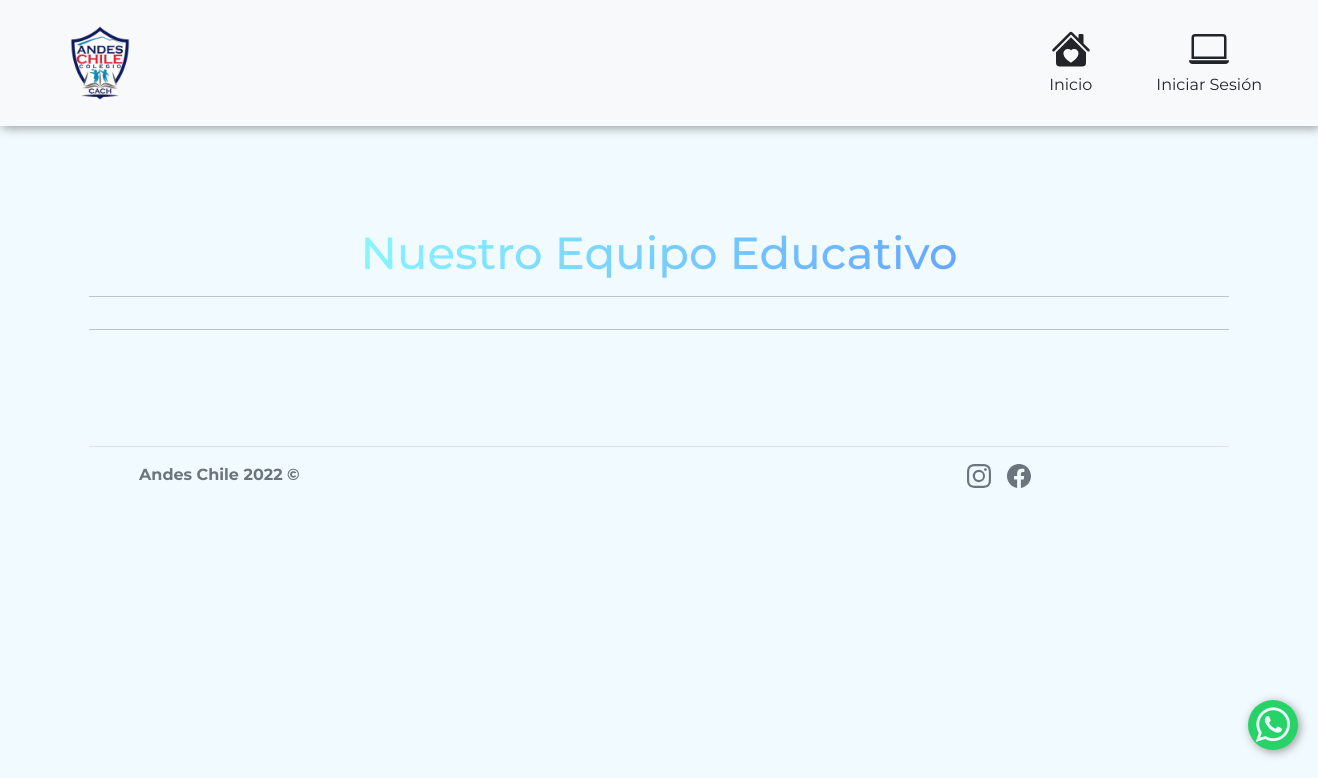
The page /equipo/ on the database as committed earlier.
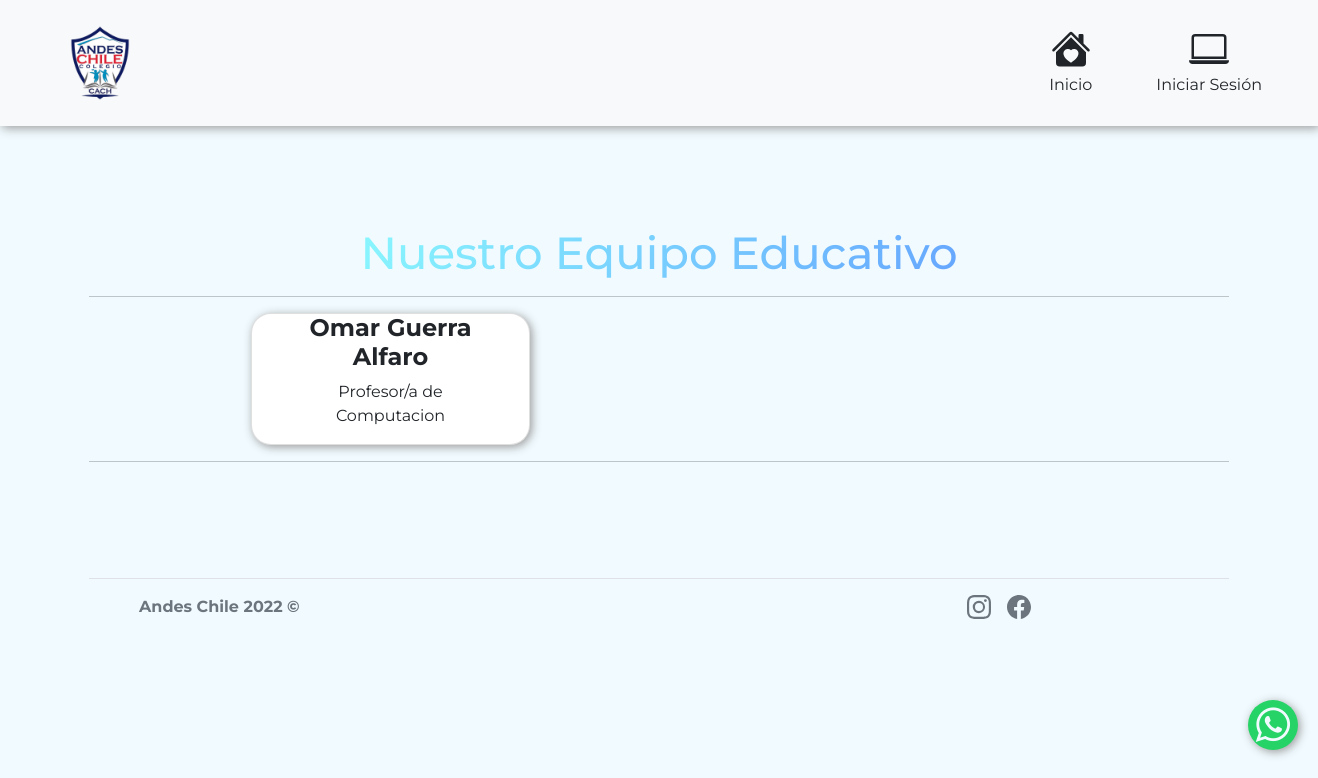
The same page on the database as committed later.
### equipo/models.py (models this page shows, shortened)
class Docente(models.Model):
    rut = models.CharField(max_length=15,primary_key=True, verbose_name='Rut')
    nombre = models.CharField(max_length=20, verbose_name='Nombre')
    apellidoPat = models.CharField(max_length=20,null=True, verbose_name='Apelido Paterno')
    apellidoMat = models.CharField(max_length=20,null=True, verbose_name='Apelido Materno')
    correo = models.CharField(max_length=30,null=True, verbose_name='Correo')
    imagen= models.ImageField(upload_to="equipo/static/equipo/Docentes",null=True, blank=True, height_field=None, width_field=None, max_length=None, verbose_name='Imagen')
    asignatura = models.ForeignKey(Asignatura, on_delete=models.CASCADE)

class Asignatura(models.Model):
    codAsignatura = models.IntegerField(primary_key=True,verbose_name='Id')
    nombreAsignatura = models.CharField(max_length=50,verbose_name='Categoría')
    def __str__(self):
        return self.nombreAsignatura

### equipo/views.py (the view)
# urls.py: path('equipo/', include('equipo.urls')),
def equipo(request):
    listaDocentes= Docente.objects.all()
    datos = {
        'docentes': listaDocentes
    }
    return render(request, 'equipo/equipo.html',datos)

### equipo/templates/equipo/equipo.html (shortened to what the changed rows need)
<!DOCTYPE html>
<html lang="es">
{% load socialaccount %}
<head>
    {% load static %}
    <link rel="stylesheet" href="https://cdn.jsdelivr.net/npm/bootstrap-icons@1.7.2/font/bootstrap-icons.css">
    <link rel="stylesheet" href="https://stackpath.bootstrapcdn.com/font-awesome/4.7.0/css/font-awesome.min.css">
    <link href="{% static 'equipo/css/bootstrap.min.css'%}" rel="stylesheet">
    <link rel="stylesheet" href="{% static 'equipo/css/style.css'%}">
    <link rel="stylesheet" href="{% static 'equipo/css/styleAPI.css'%}">
</head>
<body>
    <section id="Comunidad" class="container section-padding">
        <h2 class="text-center"><span class="h2Comunidad">Nuestro Equipo Educativo</span></h2>
        <div class="container-fluid align-items-center text-center" style="align-items: center;">
            <div class="row col-lg-12 contentCard " style="gap: 20px; margin-left: 150px;">
                {% for d in docentes %}
                <div class="card col-lg-3 text-center align-items-center" style="align-items: center;">
                    <div class="container-fluid ">
                        <div>
                            <h4><b>{{d.nombre}} {{d.apellidoPat}} {{d.apellidoMat}}</b></h4>
                        </div>
                        <div>
                            <p>Profesor/a de {{d.asignatura}}</p>
                        </div>
                    </div>
                </div>
                {% endfor %}
            </div>
        </div>
    </section>
</body>
</html>

Rows that differ between the two databases and show on the page:
added Docente: nombre "Omar", apellidoPat "Guerra", apellidoMat "Alfaro", asignatura "Computacion"
